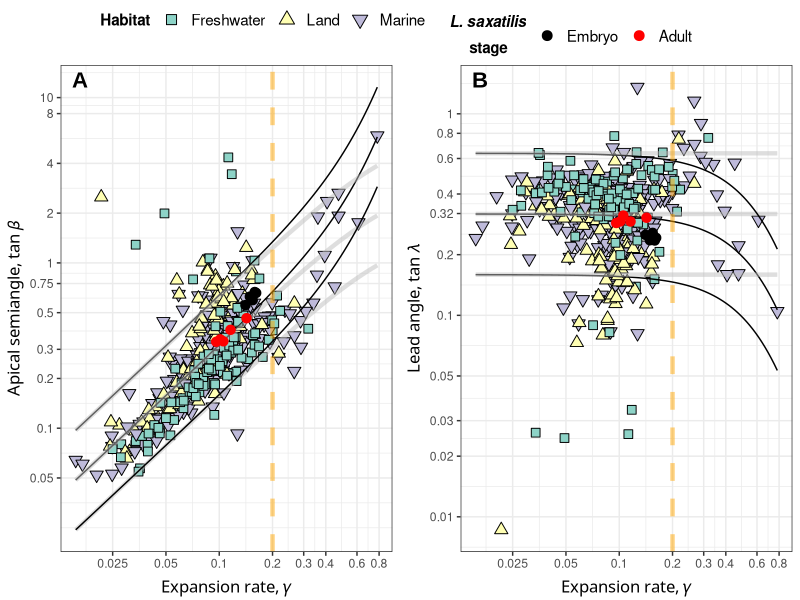
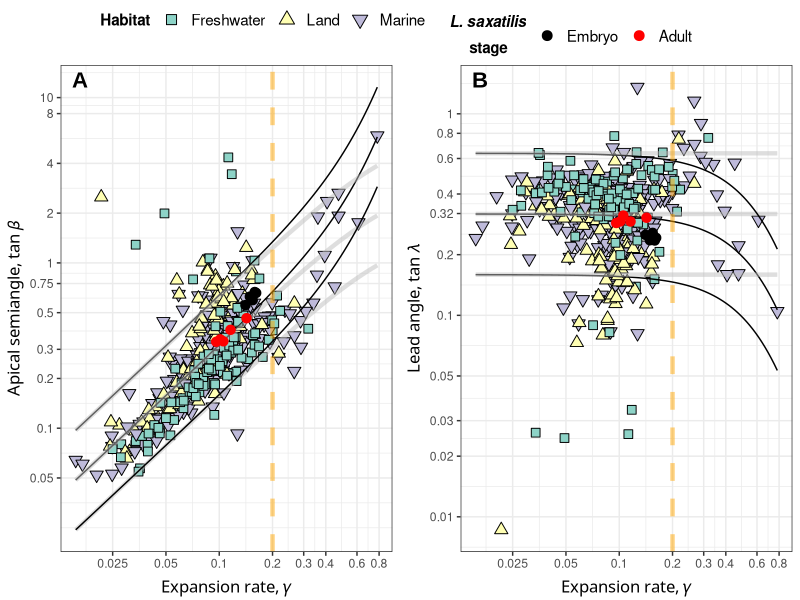
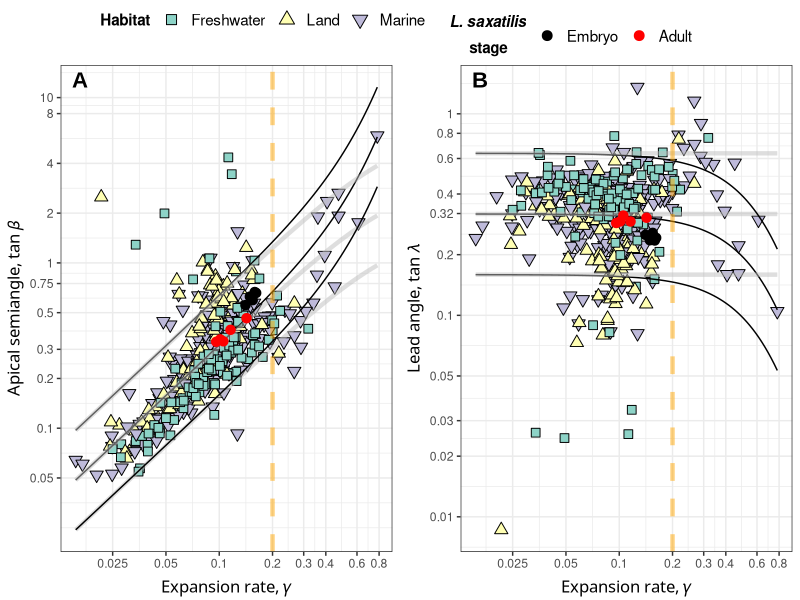

Write R code to recreate these figures, in order.
library(ggplot2)
library(ggpubr);
library(dplyr)
noshita.etal.df <-read.csv("noshita-etal-merged.csv", header=TRUE);
newkrk.doyle.df <-read.csv("newkrk-doyle-data.csv", header=TRUE);

habitat.names <- c("M"="Marine","L"="Land","F"="Freshwater");
noshita.etal.df$habitat.factor <- as.factor(habitat.names[noshita.etal.df$habitat]);
newkrk.doyle.df$stage.factor <- as.factor(c("Adult","Embryo")[1+(newkrk.doyle.df$is.embryo)]);

nwkrkdoyl.size <- 2
scatterpoint.size <- 3
scatterpoint.opacity <- 1.00
boundary.curve.opacity <- 0.5
panel.label.font <- list(size=16,family="Arial");
habitat.legend.lab <- "Habitat"
expansion.xlab <- "Expansion rate, \ud835\udefe" #gamma
expansion.axis.breaks = c(0.025, 0.05, 0.1, 0.2, 0.3, 0.4, 0.6, 0.8);

pbasetheme <- theme_bw() + 
	theme(legend.title=element_text(size=11, face="bold"), 
		  legend.text=element_text(size=11, face="plain"), 
		  legend.position="none", 
		  axis.title.x = element_text(family = "Sans", 
									  face = "plain", size = 12, color = "black",
									  margin=margin(0.25,0.0,0,0,"cm")),
		  axis.title.y = element_text(family = "Sans", 
									  face = "plain", size = 12, color = "black", 
									  margin=margin(0.0,0.25,0,0,"cm"))
	  ); 

pPalleteFill <- scale_fill_brewer(type="seq",palette="Set3");
pPalleteColor <-	scale_color_discrete(type=c("red","black"),
									  breaks=c("Embryo","Adult"),
									  na.translate=FALSE);

pbase1 <- ggplot() + 
	scale_x_log10() + scale_y_log10() + 
	scale_shape_manual(values=c(22,24,25,21,23,8,25,9,8,10,1)) + 
	scale_x_log10(breaks=expansion.axis.breaks, 
				  labels = scales::label_number(drop0trailing=TRUE)) + 
	pbasetheme + pPalleteFill + pPalleteColor + 
	xlab(expansion.xlab) + 
	labs(fill=habitat.legend.lab,shape=habitat.legend.lab, 
	     color=expression(atop(bolditalic("L. saxatilis"),bold("stage")))) + 
	guides(color=NULL,
		   fill=guide_legend(order=1, override.aes = list(size = 3)), 
		   shape=guide_legend(order=1,theme=pbasetheme, 
							  override.aes = list(size = 3.5))) + 
	theme(legend.justification = c(0.5, 1.0),
			legend.margin = margin(t=10,r=10,unit="pt"));
	
p.beta <- pbase1 +  
	scale_y_log10(breaks=c(0.05, 0.1, 0.2, 0.3, 0.5, 0.75, 1.0, 2.0, 4.0, 8.0, 10.0), 
				  labels = scales::label_number(drop0trailing=TRUE)) + 
	ylab("Apical semiangle, tan \ud835\udefd") + 
	geom_point(data=noshita.etal.df, 
		mapping=aes(x=expansion,y=tan.beta,shape=habitat.factor,fill=habitat.factor,color=NULL),
		size=scatterpoint.size, alpha=scatterpoint.opacity) + 

	geom_function(fun=function(x) sinh(pi*x), color="black") + 
	geom_function(fun=function(x) pi*x/sqrt(1+x^2), 
				  color="gray", linewidth=1.5, alpha=boundary.curve.opacity) + 
	geom_function(fun=function(x) 2.0*sinh(pi*x), color="black") + 
	geom_function(fun=function(x) 0.5*pi*x/sqrt(1+x^2), 
				  color="gray", linewidth=1.5, alpha=boundary.curve.opacity) + 
	geom_function(fun=function(x) 0.5*sinh(pi*x), color="black") + 
	geom_function(fun=function(x) 2.0*pi*x/sqrt(1+x^2), 
				  color="gray", linewidth=1.5, alpha=boundary.curve.opacity) + 
	geom_vline(xintercept = 0.2, color="orange", linewidth = 1.5, alpha=0.5, lty="dashed" ) + 
	geom_point(data=newkrk.doyle.df,
		mapping=aes(x=expansion,y=tan.beta,color=stage.factor, fill=NULL, shape=NULL),
		shape=20, size=nwkrkdoyl.size, stroke=2, show.legend=F);

p.lambda <- pbase1 +  
	scale_y_log10(breaks=c(0.01, 0.02, 0.03, 0.05, 0.1, 0.2, 0.32, 0.4, 0.6, 0.8, 1.0), 
				  labels = scales::label_number(drop0trailing=TRUE)) + 
	ylab("Lead angle, tan \uD835\uDF06") + #lambda
	geom_point(data=noshita.etal.df, 
		mapping=aes(x=expansion,
			y=tan.lead,
			shape=habitat.factor,fill=habitat.factor, color=NULL), 
		size=scatterpoint.size, alpha=scatterpoint.opacity) + 
	geom_function(fun=function(x) x/sqrt(1+x^2)/sinh(pi*x), color="black") + 
	geom_function(fun=function(x) 1/pi, 
				  color="gray", linewidth=1.5, alpha=boundary.curve.opacity) +
	geom_function(fun=function(x) 0.5*x/sqrt(1+x^2)/sinh(pi*x), color="black") + 
	geom_function(fun=function(x) 0.5/pi, 
				  color="gray", linewidth=1.5, alpha=boundary.curve.opacity) +
	geom_function(fun=function(x) 2.0*x/sqrt(1+x^2)/sinh(pi*x), color="black") + 
	geom_function(fun=function(x) 2.0/pi, 
				  color="gray", linewidth=1.5, alpha=boundary.curve.opacity) +
	geom_vline(xintercept = 0.2, color="orange", linewidth = 1.5, alpha=0.5, lty="dashed" ) + 
	geom_point(data=newkrk.doyle.df,
		mapping=aes(x=expansion,
			y=tan.lead,
			color=stage.factor, fill=NULL, shape=NULL),
		shape=20, size=nwkrkdoyl.size, stroke=2, show.legend=F);

p <- ggarrange(p.beta, p.lambda,
		ncol=2, nrow=1, 
		widths=c(1,1),
		common.legend=T, 
		labels=c("A","B"),
		font.label=panel.label.font, 
		hjust=c(-4.5, -4.5), 
		vjust=+2);

print(p);
cairo_ps("datafig-slantnote.eps", height=5, width=9); print(p);dev.off();
cairo_pdf("datafig-slantnote.pdf", height=5, width=9); print(p);dev.off();
